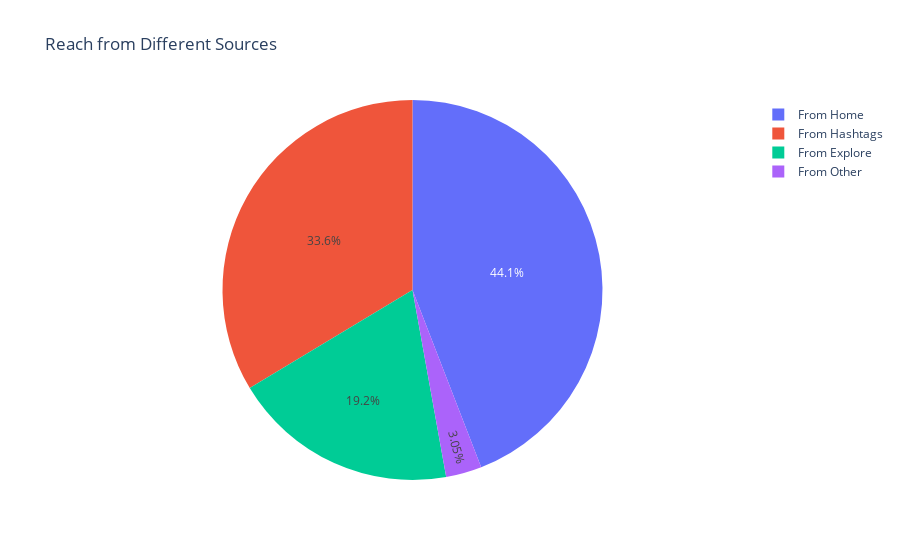

Here is the notebook cell this chart was saved with:
### Code cell
# Task 7
# Summing up the values for reach from different sources to create total values for each category in a new dataframe
source_totals = df[['From Home', 'From Hashtags', 'From Explore', 'From Other']].sum().reset_index()
# Renaming columns of new dataframe to 'Source' and 'Reach'
source_totals.columns = ['Source', 'Reach']

# Creating a pie chart
fig = px.pie(source_totals, values='Reach', names='Source', title='Reach from Different Sources')

# Displaying the percentage values on the pie chart
fig.update_traces(textinfo='percent')

# Showing the figure
fig.show()

### Figure 1 — Plotly figure (JSON) as saved in the notebook; plotly's stock layout.template omitted (floating-point values rounded to 4 significant figures)
{"data": [{"domain": {"x": [0, 1], "y": [0, 1]}, "hovertemplate": "Source=%{label}<br>Reach=%{value}<extra></extra>", "labels": ["From Home", "From Hashtags", "From Explore", "From Other"], "legendgroup": "", "name": "", "showlegend": true, "textinfo": "percent", "type": "pie", "values": [294619, 224614, 128294, 20360]}], "layout": {"legend": {"tracegroupgap": 0}, "title": {"text": "Reach from Different Sources"}}}
